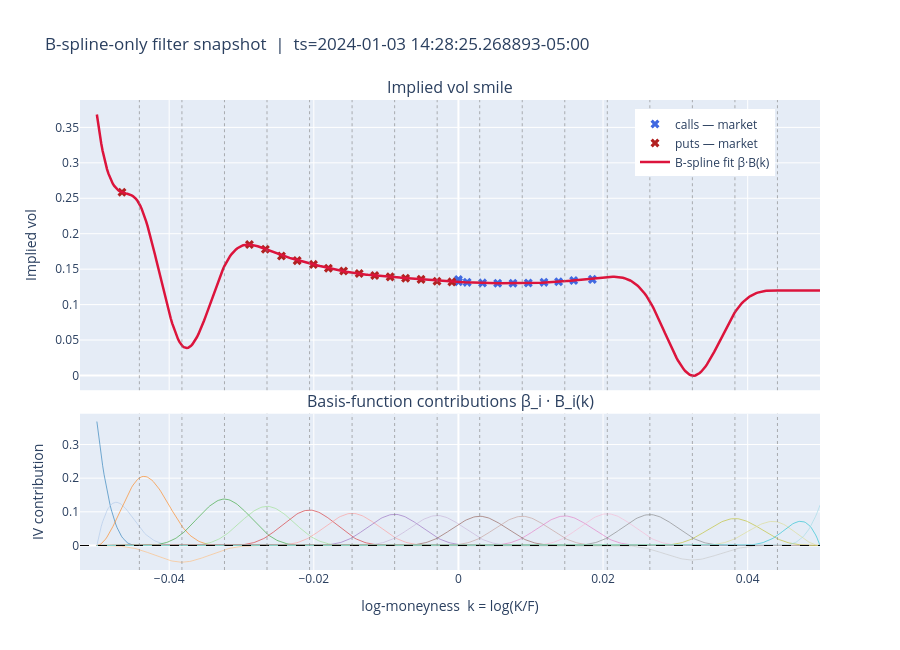

The code cell stored with this chart in its notebook:
### Markdown cell above
## Smile snapshot — fitted B-spline at a point in time

Shows the Kalman-filtered smile $\hat{\text{IV}}(k) = \beta(t)\cdot B(k)$ against
market mid-IVs, along with each basis function's contribution $\beta_i \cdot B_i(k)$.

### Code cell
# ── Pick snapshot time (midday) ────────────────────────────────────────────────
row_idx = df_quotes_bs.shape[0] // 2
row_idx = int(k_min_idx)
snapshot_ts = df_quotes_bs["ts_ns"][row_idx]

state_row = df_state_bs.filter(pl.col("ts_ns") <= snapshot_ts).tail(1)
beta_snap = np.array([state_row[f"state_{j}"][0] for j in range(N_BASIS)])

snap_quotes = (
    df_quotes_bs.filter(pl.col("ts_ns") <= snapshot_ts).group_by(["strike", "is_call"]).last()
)

# Evaluate B-spline on dense k-grid
k_grid = np.linspace(K_MIN, K_MAX, 500)
k_grid_cl = np.clip(k_grid, bspline_klo, bspline_khi)
Phi_grid = BSpline.design_matrix(k_grid_cl, bspline_knots, DEGREE).toarray()
bspline_grid = Phi_grid @ beta_snap  # total B-spline IV
contrib_grid = Phi_grid * beta_snap[None, :]  # each basis' contribution

# ── Plot ──────────────────────────────────────────────────────────────────────
fig = make_subplots(
    rows=2,
    cols=1,
    shared_xaxes=True,
    row_heights=[0.65, 0.35],
    vertical_spacing=0.05,
    subplot_titles=["Implied vol smile", "Basis-function contributions β_i · B_i(k)"],
)

# Market quotes
for is_c, label, color in [(True, "calls", "royalblue"), (False, "puts", "firebrick")]:
    sq = snap_quotes.filter(pl.col("is_call") == is_c)
    fig.add_trace(
        go.Scatter(
            x=sq["log_moneyness"].to_list(),
            y=sq["observed_iv"].to_list(),
            mode="markers",
            marker=dict(color=color, symbol="x", size=8),
            name=f"{label} — market",
        ),
        row=1,
        col=1,
    )

# Fitted B-spline
fig.add_trace(
    go.Scatter(
        x=k_grid.tolist(),
        y=bspline_grid.tolist(),
        mode="lines",
        line=dict(color="crimson", width=2.5),
        name="B-spline fit β·B(k)",
    ),
    row=1,
    col=1,
)

# Individual contributions (stacked area)
cmap = plt.cm.tab20
for i in range(N_BASIS):
    fig.add_trace(
        go.Scatter(
            x=k_grid.tolist(),
            y=contrib_grid[:, i].tolist(),
            mode="lines",
            line=dict(
                color=f"rgba{tuple(int(c * 255) for c in cmap(i / N_BASIS)[:3]) + (0.6,)}", width=1
            ),
            name=f"β_{i}·B_{i}  (ξ={greville[i]:+.3f})",
            showlegend=False,
        ),
        row=2,
        col=1,
    )

fig.add_hline(y=0, line=dict(color="black", width=1, dash="dash"), row=2, col=1)
for kk in bspline_interior_knots:
    fig.add_vline(x=kk, line=dict(color="grey", width=0.6, dash="dot"))

fig.update_layout(
    title=f"B-spline-only filter snapshot  |  ts={snapshot_ts}",
    height=650,
    legend=dict(x=0.75, y=0.98),
)
fig.update_yaxes(title_text="Implied vol", row=1, col=1)
fig.update_yaxes(title_text="IV contribution", row=2, col=1)
fig.update_xaxes(title_text="log-moneyness  k = log(K/F)", row=2, col=1)
fig.show()

print(f"ATM IV (k≈0): {float(Phi_grid[np.abs(k_grid).argmin()] @ beta_snap):.5f}")
print(f"β range: [{beta_snap.min():.5f}, {beta_snap.max():.5f}]")

### Figure 1 — Plotly figure (JSON) as saved in the notebook; plotly's stock layout.template omitted (floating-point values rounded to 4 significant figures; data arrays with more than 128 entries replaced by an {"elided": "..."} marker saying what was removed)
{"data": [{"marker": {"color": "royalblue", "size": 8, "symbol": "x"}, "mode": "markers", "name": "calls — market", "type": "scatter", "x": [0.01594, 0.001208, 0.007546, 0.005428, 4.238e-06, 0.01385, 0.003335, 0.009658, 0, 0.01852, 0.01183], "xaxis": "x", "y": [0.1339, 0.1314, 0.1302, 0.1302, 0.1324, 0.1324, 0.1306, 0.1306, 0.1354, 0.1356, 0.1314], "yaxis": "y"}, {"marker": {"color": "firebrick", "size": 8, "symbol": "x"}, "mode": "markers", "name": "puts — market", "type": "scatter", "x": [-0.005166, -0.01587, -0.01798, -0.0267, -0.002962, -0.04652, -0.01372, -0.01157, -0.00944, -0.02447, -0.007311, -0.0009107, -0.02005, -0.0223, -0.0289], "xaxis": "x", "y": [0.1356, 0.1474, 0.1513, 0.178, 0.1329, 0.2584, 0.1438, 0.1411, 0.1391, 0.1686, 0.1373, 0.132, 0.1567, 0.162, 0.1847], "yaxis": "y"}, {"line": {"color": "crimson", "width": 2.5}, "mode": "lines", "name": "B-spline fit β·B(k)", "type": "scatter", "x": {"elided": "500 float values"}, "xaxis": "x", "y": {"elided": "500 float values"}, "yaxis": "y"}, {"line": {"color": "rgba(31, 119, 180, 0.6)", "width": 1}, "mode": "lines", "name": "β_0·B_0  (ξ=-0.050)", "showlegend": false, "type": "scatter", "x": {"elided": "500 float values"}, "xaxis": "x2", "y": {"elided": "500 float values"}, "yaxis": "y2"}, {"line": {"color": "rgba(174, 199, 232, 0.6)", "width": 1}, "mode": "lines", "name": "β_1·B_1  (ξ=-0.048)", "showlegend": false, "type": "scatter", "x": {"elided": "500 float values"}, "xaxis": "x2", "y": {"elided": "500 float values"}, "yaxis": "y2"}, {"line": {"color": "rgba(255, 127, 14, 0.6)", "width": 1}, "mode": "lines", "name": "β_2·B_2  (ξ=-0.044)", "showlegend": false, "type": "scatter", "x": {"elided": "500 float values"}, "xaxis": "x2", "y": {"elided": "500 float values"}, "yaxis": "y2"}, {"line": {"color": "rgba(255, 187, 120, 0.6)", "width": 1}, "mode": "lines", "name": "β_3·B_3  (ξ=-0.038)", "showlegend": false, "type": "scatter", "x": {"elided": "500 float values"}, "xaxis": "x2", "y": {"elided": "500 float values"}, "yaxis": "y2"}, {"line": {"color": "rgba(44, 160, 44, 0.6)", "width": 1}, "mode": "lines", "name": "β_4·B_4  (ξ=-0.032)", "showlegend": false, "type": "scatter", "x": {"elided": "500 float values"}, "xaxis": "x2", "y": {"elided": "500 float values"}, "yaxis": "y2"}, {"line": {"color": "rgba(152, 223, 138, 0.6)", "width": 1}, "mode": "lines", "name": "β_5·B_5  (ξ=-0.026)", "showlegend": false, "type": "scatter", "x": {"elided": "500 float values"}, "xaxis": "x2", "y": {"elided": "500 float values"}, "yaxis": "y2"}, {"line": {"color": "rgba(214, 39, 40, 0.6)", "width": 1}, "mode": "lines", "name": "β_6·B_6  (ξ=-0.021)", "showlegend": false, "type": "scatter", "x": {"elided": "500 float values"}, "xaxis": "x2", "y": {"elided": "500 float values"}, "yaxis": "y2"}, {"line": {"color": "rgba(255, 152, 150, 0.6)", "width": 1}, "mode": "lines", "name": "β_7·B_7  (ξ=-0.015)", "showlegend": false, "type": "scatter", "x": {"elided": "500 float values"}, "xaxis": "x2", "y": {"elided": "500 float values"}, "yaxis": "y2"}, {"line": {"color": "rgba(148, 103, 189, 0.6)", "width": 1}, "mode": "lines", "name": "β_8·B_8  (ξ=-0.009)", "showlegend": false, "type": "scatter", "x": {"elided": "500 float values"}, "xaxis": "x2", "y": {"elided": "500 float values"}, "yaxis": "y2"}, {"line": {"color": "rgba(197, 176, 213, 0.6)", "width": 1}, "mode": "lines", "name": "β_9·B_9  (ξ=-0.003)", "showlegend": false, "type": "scatter", "x": {"elided": "500 float values"}, "xaxis": "x2", "y": {"elided": "500 float values"}, "yaxis": "y2"}, {"line": {"color": "rgba(140, 86, 75, 0.6)", "width": 1}, "mode": "lines", "name": "β_10·B_10  (ξ=+0.003)", "showlegend": false, "type": "scatter", "x": {"elided": "500 float values"}, "xaxis": "x2", "y": {"elided": "500 float values"}, "yaxis": "y2"}, {"line": {"color": "rgba(196, 156, 148, 0.6)", "width": 1}, "mode": "lines", "name": "β_11·B_11  (ξ=+0.009)", "showlegend": false, "type": "scatter", "x": {"elided": "500 float values"}, "xaxis": "x2", "y": {"elided": "500 float values"}, "yaxis": "y2"}, {"line": {"color": "rgba(227, 119, 194, 0.6)", "width": 1}, "mode": "lines", "name": "β_12·B_12  (ξ=+0.015)", "showlegend": false, "type": "scatter", "x": {"elided": "500 float values"}, "xaxis": "x2", "y": {"elided": "500 float values"}, "yaxis": "y2"}, {"line": {"color": "rgba(247, 182, 210, 0.6)", "width": 1}, "mode": "lines", "name": "β_13·B_13  (ξ=+0.021)", "showlegend": false, "type": "scatter", "x": {"elided": "500 float values"}, "xaxis": "x2", "y": {"elided": "500 float values"}, "yaxis": "y2"}, {"line": {"color": "rgba(127, 127, 127, 0.6)", "width": 1}, "mode": "lines", "name": "β_14·B_14  (ξ=+0.026)", "showlegend": false, "type": "scatter", "x": {"elided": "500 float values"}, "xaxis": "x2", "y": {"elided": "500 float values"}, "yaxis": "y2"}, {"line": {"color": "rgba(199, 199, 199, 0.6)", "width": 1}, "mode": "lines", "name": "β_15·B_15  (ξ=+0.032)", "showlegend": false, "type": "scatter", "x": {"elided": "500 float values"}, "xaxis": "x2", "y": {"elided": "500 float values"}, "yaxis": "y2"}, {"line": {"color": "rgba(188, 189, 34, 0.6)", "width": 1}, "mode": "lines", "name": "β_16·B_16  (ξ=+0.038)", "showlegend": false, "type": "scatter", "x": {"elided": "500 float values"}, "xaxis": "x2", "y": {"elided": "500 float values"}, "yaxis": "y2"}, {"line": {"color": "rgba(219, 219, 141, 0.6)", "width": 1}, "mode": "lines", "name": "β_17·B_17  (ξ=+0.044)", "showlegend": false, "type": "scatter", "x": {"elided": "500 float values"}, "xaxis": "x2", "y": {"elided": "500 float values"}, "yaxis": "y2"}, {"line": {"color": "rgba(23, 190, 207, 0.6)", "width": 1}, "mode": "lines", "name": "β_18·B_18  (ξ=+0.048)", "showlegend": false, "type": "scatter", "x": {"elided": "500 float values"}, "xaxis": "x2", "y": {"elided": "500 float values"}, "yaxis": "y2"}, {"line": {"color": "rgba(158, 218, 229, 0.6)", "width": 1}, "mode": "lines", "name": "β_19·B_19  (ξ=+0.050)", "showlegend": false, "type": "scatter", "x": {"elided": "500 float values"}, "xaxis": "x2", "y": {"elided": "500 float values"}, "yaxis": "y2"}], "layout": {"annotations": [{"font": {"size": 16}, "showarrow": false, "text": "Implied vol smile", "x": 0.5, "xanchor": "center", "xref": "paper", "y": 1.0, "yanchor": "bottom", "yref": "paper"}, {"font": {"size": 16}, "showarrow": false, "text": "Basis-function contributions β_i · B_i(k)", "x": 0.5, "xanchor": "center", "xref": "paper", "y": 0.3325, "yanchor": "bottom", "yref": "paper"}], "height": 650, "legend": {"x": 0.75, "y": 0.98}, "shapes": [{"line": {"color": "black", "dash": "dash", "width": 1}, "type": "line", "x0": 0, "x1": 1, "xref": "x2 domain", "y0": 0, "y1": 0, "yref": "y2"}, {"line": {"color": "grey", "dash": "dot", "width": 0.6}, "type": "line", "x0": -0.04412, "x1": -0.04412, "xref": "x", "y0": 0, "y1": 1, "yref": "y domain"}, {"line": {"color": "grey", "dash": "dot", "width": 0.6}, "type": "line", "x0": -0.04412, "x1": -0.04412, "xref": "x2", "y0": 0, "y1": 1, "yref": "y2 domain"}, {"line": {"color": "grey", "dash": "dot", "width": 0.6}, "type": "line", "x0": -0.03824, "x1": -0.03824, "xref": "x", "y0": 0, "y1": 1, "yref": "y domain"}, {"line": {"color": "grey", "dash": "dot", "width": 0.6}, "type": "line", "x0": -0.03824, "x1": -0.03824, "xref": "x2", "y0": 0, "y1": 1, "yref": "y2 domain"}, {"line": {"color": "grey", "dash": "dot", "width": 0.6}, "type": "line", "x0": -0.03235, "x1": -0.03235, "xref": "x", "y0": 0, "y1": 1, "yref": "y domain"}, {"line": {"color": "grey", "dash": "dot", "width": 0.6}, "type": "line", "x0": -0.03235, "x1": -0.03235, "xref": "x2", "y0": 0, "y1": 1, "yref": "y2 domain"}, {"line": {"color": "grey", "dash": "dot", "width": 0.6}, "type": "line", "x0": -0.02647, "x1": -0.02647, "xref": "x", "y0": 0, "y1": 1, "yref": "y domain"}, {"line": {"color": "grey", "dash": "dot", "width": 0.6}, "type": "line", "x0": -0.02647, "x1": -0.02647, "xref": "x2", "y0": 0, "y1": 1, "yref": "y2 domain"}, {"line": {"color": "grey", "dash": "dot", "width": 0.6}, "type": "line", "x0": -0.02059, "x1": -0.02059, "xref": "x", "y0": 0, "y1": 1, "yref": "y domain"}, {"line": {"color": "grey", "dash": "dot", "width": 0.6}, "type": "line", "x0": -0.02059, "x1": -0.02059, "xref": "x2", "y0": 0, "y1": 1, "yref": "y2 domain"}, {"line": {"color": "grey", "dash": "dot", "width": 0.6}, "type": "line", "x0": -0.01471, "x1": -0.01471, "xref": "x", "y0": 0, "y1": 1, "yref": "y domain"}, {"line": {"color": "grey", "dash": "dot", "width": 0.6}, "type": "line", "x0": -0.01471, "x1": -0.01471, "xref": "x2", "y0": 0, "y1": 1, "yref": "y2 domain"}, {"line": {"color": "grey", "dash": "dot", "width": 0.6}, "type": "line", "x0": -0.008824, "x1": -0.008824, "xref": "x", "y0": 0, "y1": 1, "yref": "y domain"}, {"line": {"color": "grey", "dash": "dot", "width": 0.6}, "type": "line", "x0": -0.008824, "x1": -0.008824, "xref": "x2", "y0": 0, "y1": 1, "yref": "y2 domain"}, {"line": {"color": "grey", "dash": "dot", "width": 0.6}, "type": "line", "x0": -0.002941, "x1": -0.002941, "xref": "x", "y0": 0, "y1": 1, "yref": "y domain"}, {"line": {"color": "grey", "dash": "dot", "width": 0.6}, "type": "line", "x0": -0.002941, "x1": -0.002941, "xref": "x2", "y0": 0, "y1": 1, "yref": "y2 domain"}, {"line": {"color": "grey", "dash": "dot", "width": 0.6}, "type": "line", "x0": 0.002941, "x1": 0.002941, "xref": "x", "y0": 0, "y1": 1, "yref": "y domain"}, {"line": {"color": "grey", "dash": "dot", "width": 0.6}, "type": "line", "x0": 0.002941, "x1": 0.002941, "xref": "x2", "y0": 0, "y1": 1, "yref": "y2 domain"}, {"line": {"color": "grey", "dash": "dot", "width": 0.6}, "type": "line", "x0": 0.008824, "x1": 0.008824, "xref": "x", "y0": 0, "y1": 1, "yref": "y domain"}, {"line": {"color": "grey", "dash": "dot", "width": 0.6}, "type": "line", "x0": 0.008824, "x1": 0.008824, "xref": "x2", "y0": 0, "y1": 1, "yref": "y2 domain"}, {"line": {"color": "grey", "dash": "dot", "width": 0.6}, "type": "line", "x0": 0.01471, "x1": 0.01471, "xref": "x", "y0": 0, "y1": 1, "yref": "y domain"}, {"line": {"color": "grey", "dash": "dot", "width": 0.6}, "type": "line", "x0": 0.01471, "x1": 0.01471, "xref": "x2", "y0": 0, "y1": 1, "yref": "y2 domain"}, {"line": {"color": "grey", "dash": "dot", "width": 0.6}, "type": "line", "x0": 0.02059, "x1": 0.02059, "xref": "x", "y0": 0, "y1": 1, "yref": "y domain"}, {"line": {"color": "grey", "dash": "dot", "width": 0.6}, "type": "line", "x0": 0.02059, "x1": 0.02059, "xref": "x2", "y0": 0, "y1": 1, "yref": "y2 domain"}, {"line": {"color": "grey", "dash": "dot", "width": 0.6}, "type": "line", "x0": 0.02647, "x1": 0.02647, "xref": "x", "y0": 0, "y1": 1, "yref": "y domain"}, {"line": {"color": "grey", "dash": "dot", "width": 0.6}, "type": "line", "x0": 0.02647, "x1": 0.02647, "xref": "x2", "y0": 0, "y1": 1, "yref": "y2 domain"}, {"line": {"color": "grey", "dash": "dot", "width": 0.6}, "type": "line", "x0": 0.03235, "x1": 0.03235, "xref": "x", "y0": 0, "y1": 1, "yref": "y domain"}, {"line": {"color": "grey", "dash": "dot", "width": 0.6}, "type": "line", "x0": 0.03235, "x1": 0.03235, "xref": "x2", "y0": 0, "y1": 1, "yref": "y2 domain"}, {"line": {"color": "grey", "dash": "dot", "width": 0.6}, "type": "line", "x0": 0.03824, "x1": 0.03824, "xref": "x", "y0": 0, "y1": 1, "yref": "y domain"}, {"line": {"color": "grey", "dash": "dot", "width": 0.6}, "type": "line", "x0": 0.03824, "x1": 0.03824, "xref": "x2", "y0": 0, "y1": 1, "yref": "y2 domain"}, {"line": {"color": "grey", "dash": "dot", "width": 0.6}, "type": "line", "x0": 0.04412, "x1": 0.04412, "xref": "x", "y0": 0, "y1": 1, "yref": "y domain"}, {"line": {"color": "grey", "dash": "dot", "width": 0.6}, "type": "line", "x0": 0.04412, "x1": 0.04412, "xref": "x2", "y0": 0, "y1": 1, "yref": "y2 domain"}], "title": {"text": "B-spline-only filter snapshot  |  ts=2024-01-03 14:28:25.268893-05:00"}, "xaxis": {"anchor": "y", "domain": [0, 1], "matches": "x2", "showticklabels": false}, "xaxis2": {"anchor": "y2", "domain": [0, 1], "title": {"text": "log-moneyness  k = log(K/F)"}}, "yaxis": {"anchor": "x", "domain": [0.3825, 1.0], "title": {"text": "Implied vol"}}, "yaxis2": {"anchor": "x2", "domain": [0, 0.3325], "title": {"text": "IV contribution"}}}}
